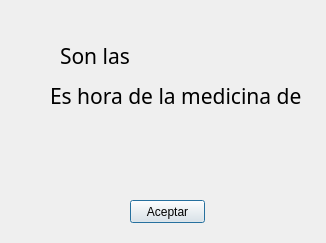
<?xml version="1.0" encoding="UTF-8"?>
<ui version="4.0">
 <class>ventanaYaEsHora</class>
 <widget class="QDialog" name="ventanaYaEsHora">
  <property name="geometry">
   <rect>
    <x>0</x>
    <y>0</y>
    <width>326</width>
    <height>243</height>
   </rect>
  </property>
  <property name="windowTitle">
   <string>Es hora de un medicamento</string>
  </property>
  <widget class="QLabel" name="label">
   <property name="geometry">
    <rect>
     <x>50</x>
     <y>80</y>
     <width>251</width>
     <height>31</height>
    </rect>
   </property>
   <property name="font">
    <font>
     <family>Calibri Light</family>
     <pointsize>16</pointsize>
    </font>
   </property>
   <property name="text">
    <string>Es hora de la medicina de:</string>
   </property>
  </widget>
  <widget class="QLabel" name="label_nombreYaEsHora">
   <property name="geometry">
    <rect>
     <x>30</x>
     <y>140</y>
     <width>281</width>
     <height>31</height>
    </rect>
   </property>
   <property name="font">
    <font>
     <family>Calibri Light</family>
     <pointsize>16</pointsize>
    </font>
   </property>
   <property name="text">
    <string/>
   </property>
   <property name="alignment">
    <set>Qt::AlignCenter</set>
   </property>
  </widget>
  <widget class="QPushButton" name="pushButton_2">
   <property name="geometry">
    <rect>
     <x>130</x>
     <y>200</y>
     <width>75</width>
     <height>23</height>
    </rect>
   </property>
   <property name="text">
    <string>Aceptar</string>
   </property>
  </widget>
  <widget class="QLabel" name="label_2">
   <property name="geometry">
    <rect>
     <x>60</x>
     <y>40</y>
     <width>71</width>
     <height>31</height>
    </rect>
   </property>
   <property name="font">
    <font>
     <family>Calibri Light</family>
     <pointsize>16</pointsize>
    </font>
   </property>
   <property name="text">
    <string>Son las: </string>
   </property>
  </widget>
  <widget class="QLabel" name="label_hr_YaEsHora">
   <property name="geometry">
    <rect>
     <x>170</x>
     <y>40</y>
     <width>91</width>
     <height>31</height>
    </rect>
   </property>
   <property name="font">
    <font>
     <family>Calibri Light</family>
     <pointsize>16</pointsize>
    </font>
   </property>
   <property name="text">
    <string/>
   </property>
   <property name="alignment">
    <set>Qt::AlignCenter</set>
   </property>
  </widget>
 </widget>
 <resources/>
 <connections/>
</ui>
